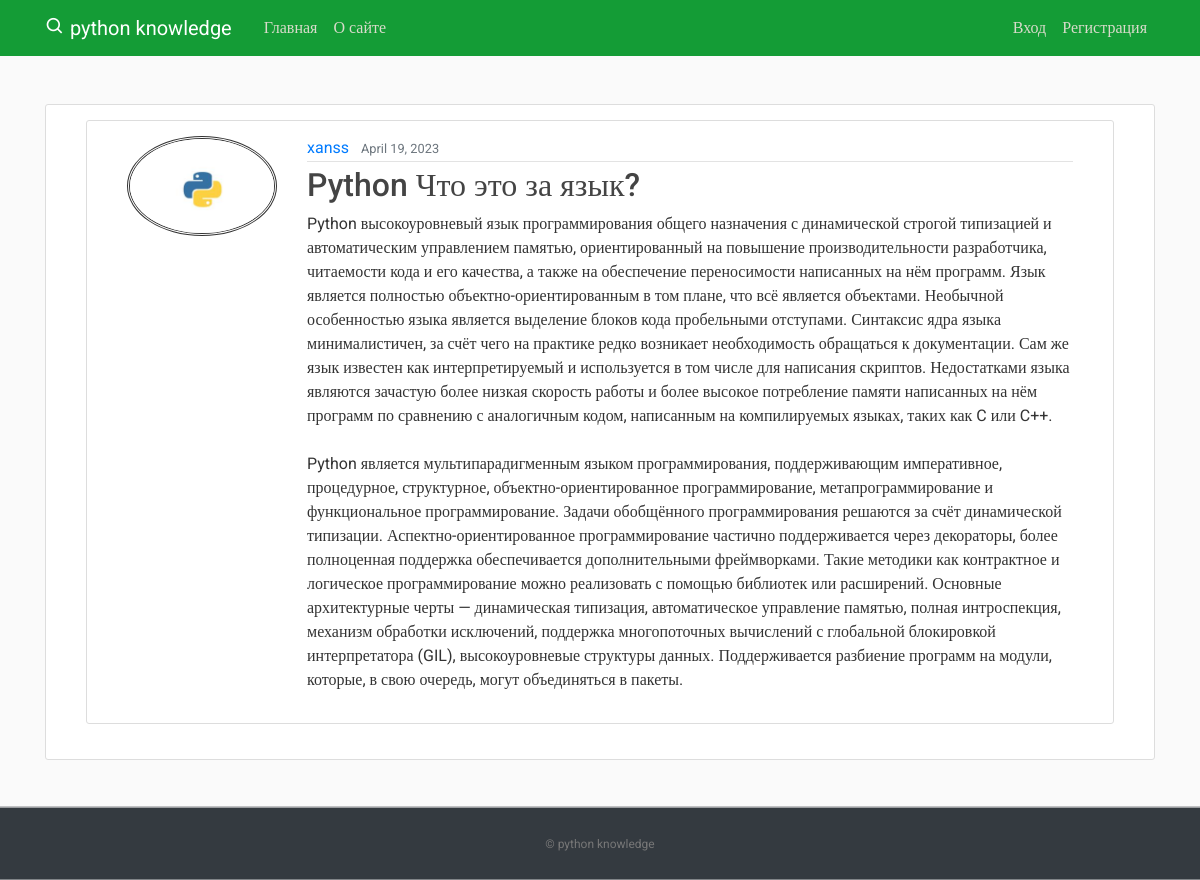
The app's page /post/1/ with its own data.
### blog/models.py (models this page shows, shortened)
class Post(models.Model):
    title = models.CharField(max_length=100)
    content = models.TextField()
    date_posted = models.DateTimeField(default=timezone.now)
    author = models.ForeignKey(User, on_delete=models.CASCADE)

### users/models.py (models this page shows, shortened)
class Profile(models.Model):
    user = models.OneToOneField(User, on_delete=models.CASCADE)
    image = models.ImageField(default='default.jpg', upload_to='profile_pics')

### blog/views.py (the view)
# urls.py: path('post/<int:pk>/', PostDetailView.as_view(), name='post-detail'),
class PostDetailView(DetailView):
    model = Post

### blog/templates/blog/post_detail.html (shortened to what this page needs)
{% extends "blog/base.html" %}
{% block content %}
  <article class="media content-section">
    <img class="rounded-circle article-img" src="{{ object.author.profile.image.url }}">
    <div class="media-body">
      <div class="article-metadata">
        <a class="mr-2" href="{% url 'user-posts' object.author.username %}">{{ object.author }}</a>
        <small class="text-muted">{{ object.date_posted|date:"F d, Y" }}</small>
      </div>
      <h2 class="article-title">{{ object.title }}</h2>
      <p class="article-content">{{ object.content }}</p>
    </div>
  </article>
{% endblock content %}

### blog/static/blog/mnain.css (style rules this page uses)
﻿body, html { width:100%; height:100% }
body { margin:0; padding:0; background: #fafafa; color: #333333; margin-top: 5rem; font-family:Roboto; }
h1, h2, h3, h4, h5, h6 { color: #444444; }
.content-section { background: #ffffff; padding: 15px 40px; border: 1px solid #dddddd; border-radius: 3px; margin-bottom: 20px; }
.article-title { color: #444444; }
.article-content { white-space: pre-line; }
.article-img { height: 100px; width: 150px; margin-right: 30px; border-style: double; }
.article-metadata { padding-bottom: 1px; margin-bottom: 4px; border-bottom: 1px solid #e3e3e3 }

### records on screen
Post: author.profile.image (picture), author "xanss", date_posted "April 19, 2023", title "Python Что это за язык?", content "Python высокоуровневый язык программирования общего назначения с динамической строгой типизацией и автоматическим управлением памятью, ориентированный на повышение производительности разработчика, читаемости кода и его качества, а также на обеспечение переносимости написанных на нём программ. Язык является полностью объектно-ориентированным в том плане, что всё является объектами. Необычной особенностью языка является выделение блоков кода пробельными отступами. Синтаксис ядра языка минималистичен, за счёт чего на практике редко возникает необходимость обращаться к документации. Сам же язык известен как интерпретируемый и используется в том числе для написания скриптов. Недостатками языка…"
